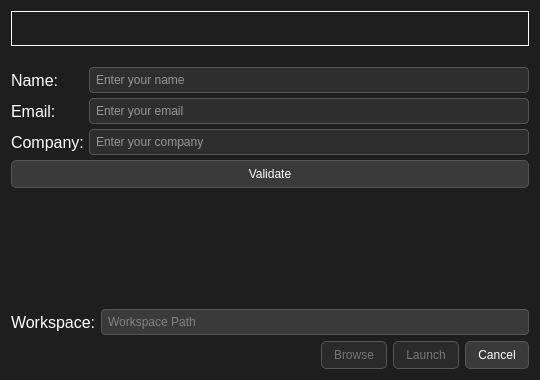
<?xml version="1.0" encoding="UTF-8"?>
<ui version="4.0">
 <class>MainDialog</class>
 <widget class="QDialog" name="MainDialog">
  <property name="enabled">
   <bool>true</bool>
  </property>
  <property name="geometry">
   <rect>
    <x>0</x>
    <y>0</y>
    <width>540</width>
    <height>380</height>
   </rect>
  </property>
    <property name="minimumSize">
   <size>
    <width>540</width>
    <height>380</height>
   </size>
  </property>
  <property name="maximumSize">
   <size>
    <width>540</width>
    <height>380</height>
   </size>
  </property>
  <property name="windowFlags">
   <set>Qt::Dialog | Qt::MSWindowsFixedSizeDialogHint</set>
  </property>
  <property name="sizePolicy">
   <sizepolicy hsizetype="Fixed" vsizetype="Fixed">
    <horstretch>0</horstretch>
    <verstretch>0</verstretch>
   </sizepolicy>
  </property>
  <property name="windowTitle">
   <string>DashCAN Launcher</string>
  </property>
  <property name="windowIcon">
   <iconset theme="QIcon::ThemeIcon::Computer"/>
  </property>
  <property name="autoFillBackground">
   <bool>false</bool>
  </property>
  <property name="styleSheet">
   <string notr="true">/* --- Dark Theme for Main Dialog --- */
QDialog {
    background-color: #1e1e1e;
    color: white;
}

/* Ensure all labels are white and clear */
QLabel {
    font-size: 12pt;
    color: white;
}

/* Optional: make title label distinct */
QLabel#labelTitle {
    font-size: 18pt;
    font-weight: bold;
    color: white;
    margin-bottom: 15px;
    qproperty-alignment: 'AlignCenter';
}

/* Optional: if you add a designer label under title */
QLabel#labelDesigner {
    font-size: 10pt;
    color: #bbbbbb;
    qproperty-alignment: 'AlignCenter';
}

QLineEdit {
    background-color: #2e2e2e;
    color: white;
    border: 1px solid #555;
    border-radius: 4px;
    padding: 4px;
}

QLineEdit:read-only {
    background-color: #3a3a3a;
    color: #ccc;
}

QPushButton {
    background-color: #3a3a3a;
    border: 1px solid #555;
    border-radius: 5px;
    padding: 6px 12px;
    color: white;
}
QPushButton:hover:!disabled {
    background-color: #505050;
}
QPushButton:disabled {
    background-color: #2a2a2a;
    color: #777;
}

/* --- Light Theme for QMessageBox --- */
QMessageBox {
    background-color: white;
    color: black;
}
QMessageBox QLabel {
    color: black;
}
QMessageBox QPushButton {
    background-color: #f0f0f0;
    color: black;
    border: 1px solid #888;
    border-radius: 4px;
    padding: 4px 10px;
}
QMessageBox QPushButton:hover {
    background-color: #e0e0e0;
}
</string>
  </property>
  <layout class="QVBoxLayout" name="verticalLayout">
   <item>
    <widget class="QLabel" name="labelTitle">
     <property name="enabled">
      <bool>true</bool>
     </property>
     <property name="sizePolicy">
      <sizepolicy hsizetype="Minimum" vsizetype="Fixed">
       <horstretch>0</horstretch>
       <verstretch>0</verstretch>
      </sizepolicy>
     </property>
     <property name="sizeIncrement">
      <size>
       <width>0</width>
       <height>0</height>
      </size>
     </property>
     <property name="focusPolicy">
      <enum>Qt::FocusPolicy::NoFocus</enum>
     </property>
     <property name="autoFillBackground">
      <bool>false</bool>
     </property>
     <property name="styleSheet">
      <string notr="true">QLabel#labelTitle {
    color: #FFFFFF;
    font-size: 22pt;
    font-weight: bold;
    letter-spacing: 2px;
    text-align: center;
    text-shadow: 1px 1px 4px #000000;
}
</string>
     </property>
     <property name="frameShape">
      <enum>QFrame::Shape::Box</enum>
     </property>
     <property name="frameShadow">
      <enum>QFrame::Shadow::Plain</enum>
     </property>
     <property name="lineWidth">
      <number>1</number>
     </property>
     <property name="text">
      <string notr="true"/>
     </property>
     <property name="textFormat">
      <enum>Qt::TextFormat::RichText</enum>
     </property>
     <property name="pixmap">
      <pixmap resource="resources.qrc">:/resources/logoMain.png</pixmap>
     </property>
     <property name="scaledContents">
      <bool>true</bool>
     </property>
     <property name="alignment">
      <set>Qt::AlignmentFlag::AlignCenter</set>
     </property>
     <property name="wordWrap">
      <bool>false</bool>
     </property>
     <property name="margin">
      <number>-17</number>
     </property>
     <property name="indent">
      <number>0</number>
     </property>
     <property name="textInteractionFlags">
      <set>Qt::TextInteractionFlag::NoTextInteraction</set>
     </property>
    </widget>
   </item>
   <item>
    <layout class="QFormLayout" name="formLayout">
     <property name="rowWrapPolicy">
      <enum>QFormLayout::RowWrapPolicy::DontWrapRows</enum>
     </property>
     <property name="horizontalSpacing">
      <number>5</number>
     </property>
     <property name="verticalSpacing">
      <number>5</number>
     </property>
     <property name="leftMargin">
      <number>0</number>
     </property>
     <property name="topMargin">
      <number>0</number>
     </property>
     <property name="rightMargin">
      <number>0</number>
     </property>
     <property name="bottomMargin">
      <number>0</number>
     </property>
     <item row="0" column="0">
      <widget class="QLabel" name="labelName">
       <property name="palette">
        <palette>
         <active>
          <colorrole role="WindowText">
           <brush brushstyle="SolidPattern">
            <color alpha="255">
             <red>255</red>
             <green>255</green>
             <blue>255</blue>
            </color>
           </brush>
          </colorrole>
          <colorrole role="Text">
           <brush brushstyle="SolidPattern">
            <color alpha="255">
             <red>255</red>
             <green>255</green>
             <blue>255</blue>
            </color>
           </brush>
          </colorrole>
          <colorrole role="ButtonText">
           <brush brushstyle="SolidPattern">
            <color alpha="255">
             <red>255</red>
             <green>255</green>
             <blue>255</blue>
            </color>
           </brush>
          </colorrole>
          <colorrole role="PlaceholderText">
           <brush brushstyle="SolidPattern">
            <color alpha="128">
             <red>255</red>
             <green>255</green>
             <blue>255</blue>
            </color>
           </brush>
          </colorrole>
         </active>
         <inactive>
          <colorrole role="WindowText">
           <brush brushstyle="SolidPattern">
            <color alpha="255">
             <red>255</red>
             <green>255</green>
             <blue>255</blue>
            </color>
           </brush>
          </colorrole>
          <colorrole role="Text">
           <brush brushstyle="SolidPattern">
            <color alpha="255">
             <red>255</red>
             <green>255</green>
             <blue>255</blue>
            </color>
           </brush>
          </colorrole>
          <colorrole role="ButtonText">
           <brush brushstyle="SolidPattern">
            <color alpha="255">
             <red>255</red>
             <green>255</green>
             <blue>255</blue>
            </color>
           </brush>
          </colorrole>
          <colorrole role="PlaceholderText">
           <brush brushstyle="SolidPattern">
            <color alpha="128">
             <red>255</red>
             <green>255</green>
             <blue>255</blue>
            </color>
           </brush>
          </colorrole>
         </inactive>
         <disabled>
          <colorrole role="WindowText">
           <brush brushstyle="SolidPattern">
            <color alpha="255">
             <red>255</red>
             <green>255</green>
             <blue>255</blue>
            </color>
           </brush>
          </colorrole>
          <colorrole role="Text">
           <brush brushstyle="SolidPattern">
            <color alpha="255">
             <red>255</red>
             <green>255</green>
             <blue>255</blue>
            </color>
           </brush>
          </colorrole>
          <colorrole role="ButtonText">
           <brush brushstyle="SolidPattern">
            <color alpha="255">
             <red>255</red>
             <green>255</green>
             <blue>255</blue>
            </color>
           </brush>
          </colorrole>
          <colorrole role="PlaceholderText">
           <brush brushstyle="SolidPattern">
            <color alpha="128">
             <red>255</red>
             <green>255</green>
             <blue>255</blue>
            </color>
           </brush>
          </colorrole>
         </disabled>
        </palette>
       </property>
       <property name="styleSheet">
        <string notr="true">color: white; </string>
       </property>
       <property name="text">
        <string>Name:</string>
       </property>
      </widget>
     </item>
     <item row="0" column="1">
      <widget class="QLineEdit" name="lineEditName">
       <property name="placeholderText">
        <string>Enter your name</string>
       </property>
      </widget>
     </item>
     <item row="1" column="0">
      <widget class="QLabel" name="labelEmail">
       <property name="styleSheet">
        <string notr="true">color: white; </string>
       </property>
       <property name="text">
        <string>Email:</string>
       </property>
      </widget>
     </item>
     <item row="1" column="1">
      <widget class="QLineEdit" name="lineEditEmail">
       <property name="placeholderText">
        <string>Enter your email</string>
       </property>
      </widget>
     </item>
     <item row="2" column="0">
      <widget class="QLabel" name="labelCompany">
       <property name="styleSheet">
        <string notr="true">color: white; 
background-color: #1e1e1e;
</string>
       </property>
       <property name="text">
        <string>Company:</string>
       </property>
      </widget>
     </item>
     <item row="2" column="1">
      <widget class="QLineEdit" name="lineEditCompany">
       <property name="placeholderText">
        <string>Enter your company</string>
       </property>
      </widget>
     </item>
     <item row="3" column="0" colspan="2">
      <widget class="QPushButton" name="btnValidate">
       <property name="text">
        <string>Validate</string>
       </property>
      </widget>
     </item>
    </layout>
   </item>
   <item>
    <layout class="QHBoxLayout" name="horizontalLayout">
     <property name="spacing">
      <number>5</number>
     </property>
     <property name="sizeConstraint">
      <enum>QLayout::SizeConstraint::SetDefaultConstraint</enum>
     </property>
     <property name="leftMargin">
      <number>0</number>
     </property>
     <property name="topMargin">
      <number>0</number>
     </property>
     <property name="rightMargin">
      <number>0</number>
     </property>
     <property name="bottomMargin">
      <number>0</number>
     </property>
     <item>
      <widget class="QLabel" name="labelWorkspace">
       <property name="styleSheet">
        <string notr="true">color: white; font-size: 12pt;</string>
       </property>
       <property name="text">
        <string>Workspace:</string>
       </property>
       <property name="scaledContents">
        <bool>false</bool>
       </property>
      </widget>
     </item>
     <item>
      <widget class="QLineEdit" name="lineEditWorkspace">
       <property name="styleSheet">
        <string/>
       </property>
       <property name="readOnly">
        <bool>true</bool>
       </property>
       <property name="placeholderText">
        <string>Workspace Path</string>
       </property>
      </widget>
     </item>
    </layout>
   </item>
   <item>
    <layout class="QHBoxLayout" name="buttonLayout">
     <item>
      <spacer name="horizontalSpacer">
       <property name="orientation">
        <enum>Qt::Orientation::Horizontal</enum>
       </property>
       <property name="sizeType">
        <enum>QSizePolicy::Policy::Expanding</enum>
       </property>
       <property name="sizeHint" stdset="0">
        <size>
         <width>0</width>
         <height>0</height>
        </size>
       </property>
      </spacer>
     </item>
     <item>
      <widget class="QPushButton" name="btnBrowseWorkspace">
       <property name="enabled">
        <bool>false</bool>
       </property>
       <property name="text">
        <string>Browse</string>
       </property>
      </widget>
     </item>
     <item>
      <widget class="QPushButton" name="btnLaunch">
       <property name="enabled">
        <bool>false</bool>
       </property>
       <property name="text">
        <string>Launch</string>
       </property>
      </widget>
     </item>
     <item>
      <widget class="QPushButton" name="btnCancel">
       <property name="text">
        <string>Cancel</string>
       </property>
      </widget>
     </item>
    </layout>
   </item>
  </layout>
 </widget>
 <resources>
  <include location="resources.qrc"/>
 </resources>
 <connections/>
</ui>
